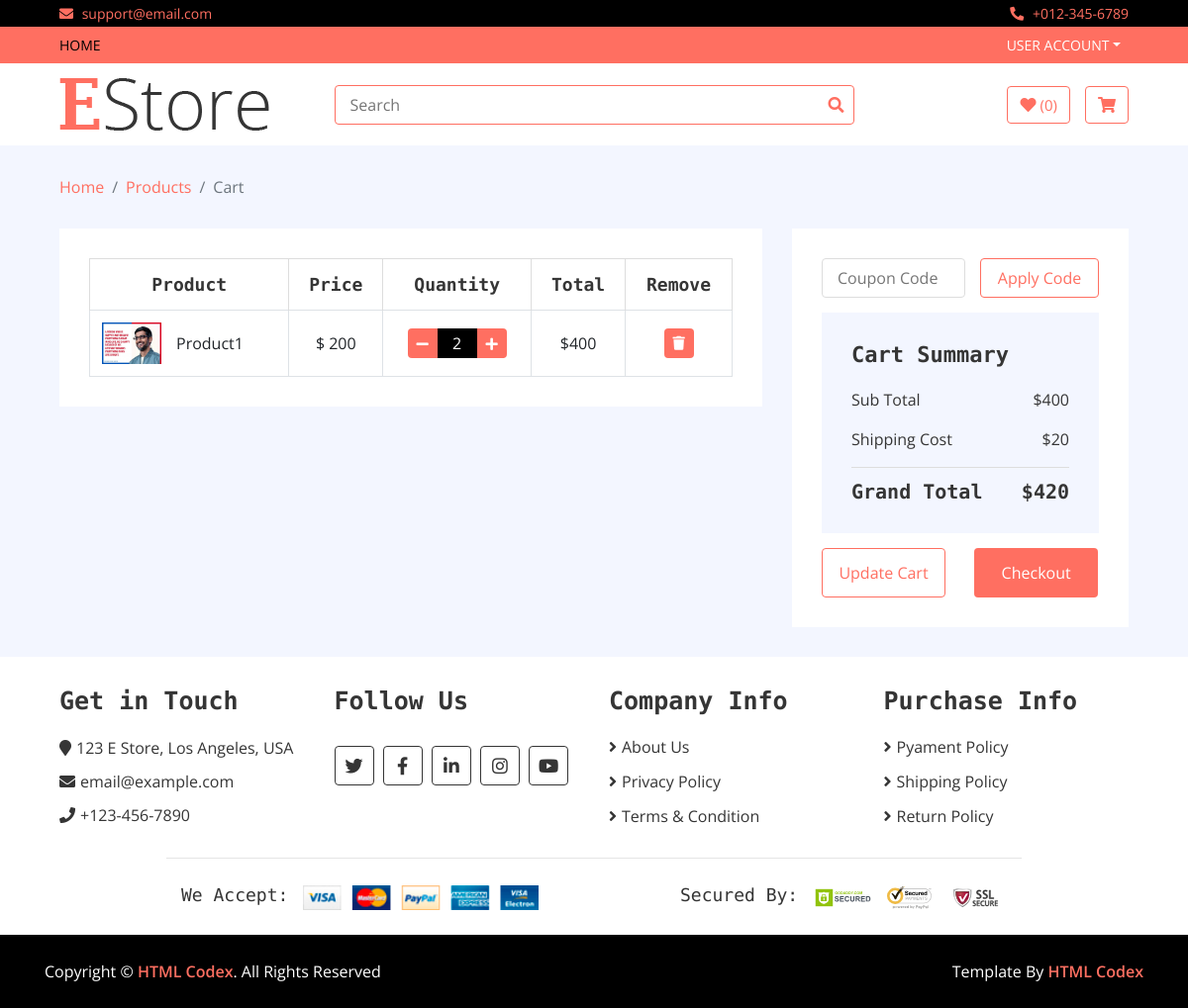
Screenshot of /my_cart with the database file from the repository.
### home/models.py (models this page shows, shortened)
class Cart(models.Model):
    username = models.CharField(max_length=300)
    slug  = models.CharField(max_length= 300)
    quantity = models.IntegerField(default = 1)
    total = models.IntegerField()
    items = models.ForeignKey(Product,on_delete=models.CASCADE)
    checkout = models.BooleanField(default=False)

class Product(models.Model):
    name = models.CharField(max_length= 400)
    slug = models.CharField(max_length=500,unique = True)
    price = models.IntegerField()
    discounted_price = models.IntegerField()
    image = models.ImageField(upload_to='media')
    description = models.TextField(blank = True)
    category = models.ForeignKey(Category,on_delete=models.CASCADE)
    subcategory = models.ForeignKey(SubCategory, on_delete=models.CASCADE)
    brand = models.ForeignKey(Brand, on_delete=models.CASCADE)
    stock = models.CharField(choices = STOCK,max_length=50)
    labels = models.CharField(choices=LABELS,blank = True,max_length=50)

### home/views.py (the view)
# urls.py: path('my_cart', CartView.as_view(), name='my_cart'),
class CartView(BaseView):
    def get(self,request):
        self.my_view
        total = 0
        self.my_view['my_carts'] = Cart.objects.filter(username = request.user.username,checkout = False)
        for i in Cart.objects.filter(username = request.user.username,checkout = False):
            total = total + i.total
        self.my_view['all_total'] = total
        self.my_view['shipping'] = 20
        self.my_view['grand_total'] = self.my_view['all_total']+ self.my_view['shipping']
        return render(request,'cart.html',self.my_view)

### templates/cart.html
{% extends 'base.html' %}
{% load static %}
{% block content %}
<div class="breadcrumb-wrap">
            <div class="container-fluid">
                <ul class="breadcrumb">
                    <li class="breadcrumb-item"><a href="#">Home</a></li>
                    <li class="breadcrumb-item"><a href="#">Products</a></li>
                    <li class="breadcrumb-item active">Cart</li>
                </ul>
            </div>
        </div>
        <div class="cart-page">
            <div class="container-fluid">
                <div class="row">
                    <div class="col-lg-8">
                        <div class="cart-page-inner">
                            <div class="table-responsive">
                                <table class="table table-bordered">
                                    <thead class="thead-dark">
                                        <tr>
                                            <th>Product</th>
                                            <th>Price</th>
                                            <th>Quantity</th>
                                            <th>Total</th>
                                            <th>Remove</th>
                                        </tr>
                                    </thead>
                                    <tbody class="align-middle">
                                    {% for cart in my_carts %}
                                        <tr>
                                            <td>
                                                <div class="img">
                                                    <a href="#"><img src="{{cart.items.image.url}}" alt="Image"></a>
                                                    <p>{{cart.items.name}}</p>
                                                </div>
                                            </td>
                                            <td>${% if cart.items.discounted_price > 0 %}
                                            {{cart.items.discounted_price}}
                                            {% else %}
                                                {{cart.items.price}}
                                                {% endif%}
                                            </td>
                                            <td>
                                                <div class="qty">
                                                    <a href = "/remove_single_cart/{{cart.slug}}"><button class="btn-minus"><i class="fa fa-minus"></i></button></a>
                                                    <input type="text" value="{{cart.quantity}}">
                                                    <a href = "/cart/{{cart.slug}}"><button  class="btn-plus"><i class="fa fa-plus"></i></button></a>
                                                </div>
                                            </td>
                                            <td>${{cart.total}}</td>
                                            <td><a href = "/delete_cart/{{cart.slug}}"><button><i class="fa fa-trash"></i></button></a></td>
                                        </tr>
                                    {% endfor %}
                                    </tbody>
                                </table>
                            </div>
                        </div>
                    </div>
                    {% if all_total != 0 %}
                    <div class="col-lg-4">
                        <div class="cart-page-inner">
                            <div class="row">
                                <div class="col-md-12">
                                    <div class="coupon">
                                        <input type="text" placeholder="Coupon Code">
                                        <button>Apply Code</button>
                                    </div>
                                </div>
                                <div class="col-md-12">
                                    <div class="cart-summary">
                                        <div class="cart-content">
                                            <h1>Cart Summary</h1>
                                            <p>Sub Total<span>${{all_total}}</span></p>
                                            <p>Shipping Cost<span>${{shipping}}</span></p>
                                            <h2>Grand Total<span>${{grand_total}}</span></h2>
                                        </div>
                                        <div class="cart-btn">
                                            <button>Update Cart</button>
                                            <button>Checkout</button>
                                        </div>
                                    </div>
                                </div>
                            </div>
                        </div>
                    </div>
                    {% endif %}
                </div>
            </div>
        </div>
{% endblock %}

### static/css/style.css (style rules this page uses)
body { color: #353535; font-family: 'Open Sans', sans-serif; font-weight: 400; background: #f3f6ff; }
a { color: #FF6F61; }
h1 { font-family: 'Source Code Pro', monospace; font-weight: 900; }
h2 { font-family: 'Source Code Pro', monospace; font-weight: 700; }
@media (min-width: 992px) { .container-fluid { padding-right: 60px; padding-left: 60px; } }
.breadcrumb-wrap { position: relative; width: 100%; }
.breadcrumb-wrap .breadcrumb { margin: 0; padding: 0; background: transparent; }
.cart-page { position: relative; margin-top: 30px; }
.cart-page .cart-page-inner { padding: 30px; margin-bottom: 30px; background: #ffffff; }
.cart-page .table { width: 100%; text-align: center; margin-bottom: 0; }
.cart-page .table .thead-dark th { font-family: 'Source Code Pro', monospace; font-size: 18px; font-weight: 700; color: #353535; text-align: center; background: transparent; border-color: #dddddd; border-bottom: none; vertical-align: middle; }
.cart-page .table td { font-size: 16px; vertical-align: middle; }
.cart-page .table .img { display: flex; align-items: center; }
.cart-page .table .img img { max-width: 60px; max-height: 60px; margin-right: 15px; }
.cart-page .table .img p { display: inline-block; text-align: left; margin: 0; }
.cart-page .table .qty { display: inline-block; width: 100px; font-size: 0; }
.cart-page .table button { width: 30px; height: 30px; font-size: 14px; text-align: center; color: #ffffff; background: #FF6F61; border: none; border-radius: 4px; }
.cart-page .table button.btn-minus { border-radius: 4px 0 0 4px; }
.cart-page .table button.btn-plus { border-radius: 0 4px 4px 0; }
.cart-page .table input { width: 40px; height: 30px; font-size: 16px; color: #ffffff; text-align: center; background: #000000; border: none; }
.cart-page .coupon { position: relative; width: 100%; margin-bottom: 15px; font-size: 0; }
.cart-page .coupon input { width: calc(100% - 135px); height: 40px; padding: 0 15px; font-size: 16px; color: #999999; background: #ffffff; border: 1px solid #dddddd; border-radius: 4px; margin-right: 15px; transition: all .3s; }
.cart-page .coupon button { width: 120px; height: 40px; padding: 2px 0; font-size: 16px; text-align: center; color: #FF6F61; background: #ffffff; border: 1px solid #FF6F61; border-radius: 4px; }
.cart-page .cart-summary { position: relative; width: 100%; }
.cart-page .cart-summary .cart-content { padding: 30px; background: #f3f6ff; }
.cart-page .cart-summary .cart-content h1 { font-size: 22px; margin-bottom: 20px; }
.cart-page .cart-summary .cart-content p span, .cart-page .cart-summary .cart-content h2 span { float: right; }
.cart-page .cart-summary .cart-content h2 { font-size: 20px; font-weight: 600; padding-top: 12px; border-top: 1px solid #dddddd; margin: 0; }
.cart-page .cart-summary .cart-btn button { margin-top: 15px; width: calc(50% - 15px); height: 50px; padding: 2px 10px; text-align: center; color: #ffffff; background: #FF6F61; border: none; border-radius: 4px; }
.cart-page .cart-summary .cart-btn button:first-child { margin-right: 25px; color: #FF6F61; background: #ffffff; border: 1px solid #FF6F61; }

### rows the page displays
Cart: items.image (picture), items.name "Product1", items.price "200", quantity "2", total "400"

### other values shown
{{ all_total }} "400"
{{ shipping }} "20"
{{ grand_total }} "420"
